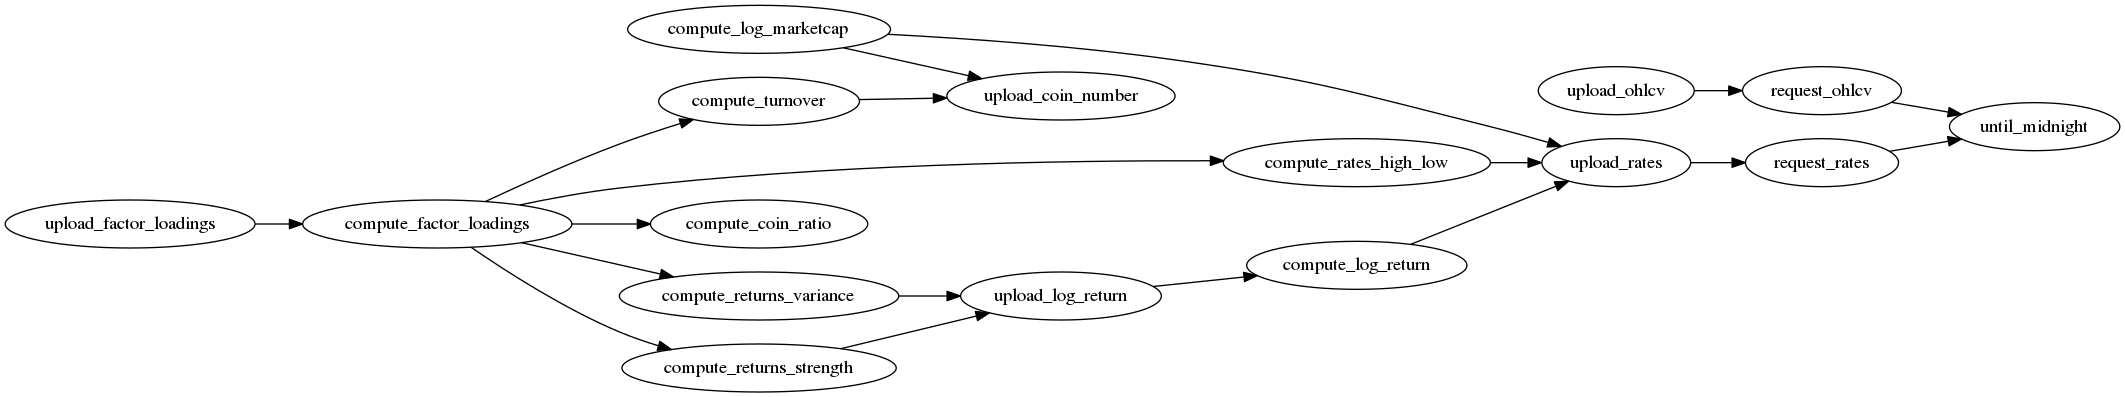

Here is the Python script that generated this plot:
#!/usr/bin/env python

'''
generates call graph of given python code file
in dot format input for graphviz.

limitations:
* statically tried to figure out functions calls
* does not understand classes
* algorithm is naive and may not statically find
  all cases
'''

#http://blog.prashanthellina.com/generating-call-graphs-for-understanding-and-refactoring-python-code.html
#How it works (python instead of python3)
#1. create .dot file
#cat mp_functions.py | python graph.py > graph.dot
#2. create .png file with graph
#cat graph.dot | dot -Tpng > graph.png

import sys
import parser
import symbol, token
import pprint
import optparse

try: s = set()
except: import sets; set = sets.Set

def annotate_ast_list(ast_list):
    code = ast_list[0]
    if code in symbol.sym_name: code = symbol.sym_name[code]
    else: code = token.tok_name[code]
    ast_list[0] = code

    for index, item in enumerate(ast_list):
        if index == 0: continue
        if isinstance(item, list):
            ast_list[index] = annotate_ast_list(item) 
    return ast_list
 
def get_atom_name(atom):
    first_child = atom[1]
    first_child_code = first_child[0]
    if first_child_code != token.NAME: return None
    return first_child[1]

def get_fn_call_data(ast_list):
    if len(ast_list) < 3: return None
    first_child, second_child = ast_list[1:3]
    first_child_code = first_child[0]
    if first_child_code != symbol.atom: return None
    fn_name = get_atom_name(first_child)

    second_child_code = second_child[0]
    if second_child_code != symbol.trailer: return None
    
    if len(second_child) < 3: return None
    if second_child[1][0] == token.LPAR and second_child[-1][0] == token.RPAR:
        return fn_name
    else: return None

def find_fn_call(ast_list, calls):
    code = ast_list[0]
    if code == symbol.power:
        fn_name = get_fn_call_data(ast_list)
        if fn_name != None and getattr(__builtins__, fn_name, None) == None: calls.add(fn_name) 

    for item in ast_list[1:]:
        if isinstance(item, list):
            find_fn_call(item, calls)

def process_fn(fn_ast_list, call_graph):
    dummy, dummy, func_name = fn_ast_list[:3]
    dummy, func_name = func_name

    calls = set()
    find_fn_call(fn_ast_list, calls)

    call_graph[func_name] = list(calls)

def construct_call_graph(ast_list, call_graph):
    code = ast_list[0]
    if code == symbol.funcdef:
        process_fn(ast_list, call_graph)

    for item in ast_list[1:]:
        if isinstance(item, list):
            construct_call_graph(item, call_graph)

    return call_graph

def generate_dot_code(python_code):
    ast = parser.suite(python_code)
    ast_list = parser.ast2list(ast)
    #annotated_ast_list = annotate_ast_list(ast_list)
    #pprint.pprint(annotated_ast_list)

    call_graph = {}
    construct_call_graph(ast_list, call_graph)
    #pprint.pprint(call_graph)

    dot = []

    dot.append("digraph G {")
    dot.append("rankdir=LR")
    for from_fn, to_fns in call_graph.iteritems():
        if not to_fns:
            dot.append('%s;' % from_fn)

        for to_fn in to_fns:
            if to_fn not in call_graph: continue
            dot.append('%s -> %s;' % (from_fn, to_fn))
    dot.append("}")

    return '\n'.join(dot)

if __name__ == '__main__':
    oparser = optparse.OptionParser()

    oparser.add_option('-i', '--input-file', default=None, metavar='FILE', help='python code file to process')

    options, args = oparser.parse_args()

    if options.input_file:
        python_code = open(options.input_file).read()
    else:
        python_code = sys.stdin.read()

    dot_code = generate_dot_code(python_code)
    print(dot_code)
